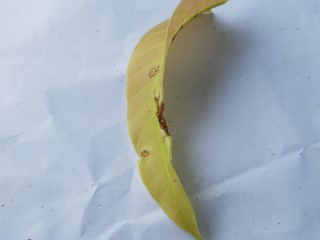
#> input picture src/data/MangoLeafBD_Without_Testset_Augmentation/Test/Anthracnose/20211008_125130 (Custom).jpg, 320 x 240 px; its folder holds only this picture in this run
$ jupyter execute --allow-errors mango-leaf-disease-detection-using-cnn.ipynb   (shell and % lines are left out)
#> lines starting #> are read from the running program, lines starting #| are printed output that depends on the picture
<h1 style="font-family:Verdana;"> <center>🍃 Mango Leaf Disease Detection Using Convolutional Neural Networks</center> </h1>
<p><center style="color:#159364; font-family:Helvetica; font-size:20px;">A Comprehensive Notebook Outlining a Transfer Learning approach for Mango Leaf Disease Classification</center></p>

---

<center></center>

# 👋Thanks for Visiting my Notebook
<div class="alert alert-block alert-info" style="font-size:20px; font-family:verdana; border-radius: 15px; background-color: #cce5ff; border-color: #b8daff;">
    📌 Feel free to fork or edit the notebook for your own convenience. If you liked the notebook, consider upvoting. It helps other people discover the notebook as well. Your support inspires me to produce more of these kernels.😊
</div>

# 🔬Overview
<div style="background-color:#fff1cc; padding: 20px;">
<p style="font-size:20px; font-family:verdana; line-height: 1.7em">Mango, known as the 'king of fruits', is one of the most popular, nutritionally rich fruits with unique flavor, fragrance, taste, and health-promoting qualities. While its luscious taste is loved globally, mango trees are often subjected to various diseases that can adversely affect fruit yield. Diseases like 'Anthracnose', 'Bacterial Canker', 'Die Back', and 'Powdery Mildew' are some of the common diseases that affect mango leaves.</p>

<p style="font-size:20px; font-family:verdana; line-height: 1.7em">Early detection of these diseases can aid in proper management and ensure high fruit yield. With advancements in technology, using Convolutional Neural Networks (CNN) to detect and classify these diseases in their early stages can be immensely helpful. This notebook attempts to harness the power of CNNs for mango leaf disease detection and classification.</p>

<p style="font-size:20px; font-family:verdana; line-height: 1.7em">In this analysis, we'll be focusing on detecting the following diseases based on mango leaf images: 'Anthracnose', 'Bacterial Canker', 'Die Back', 'Gall Midge', 'Healthy', 'Powdary Mildew', and 'Scooty Mould'.</p>
</div>

# ❗Author's Note:
<div style="background-color:#d4f1f4; padding: 20px;">
<p style="font-size:20px; font-family:verdana; line-height: 1.7em">Make sure to run the cells from top to bottom with a GPU accelerator. There are some linux commands present in some cells so this is important to take into account. Also, any suggestions, comments, and recommendations to improve the notebook will be highly appreciated. Cheers!</p>
</div>

<div style="background-color:#fff1cc; padding: 20px; border-radius: 15px; box-shadow: 0 2px 4px 0 rgba(0, 0, 0, 0.1);">
    <h3 style="font-size:24px; font-family:verdana; color:#6F4E37;"><b>🏗️Import Necessary Libraries</b></h3>
    <p style="font-size:20px; font-family:verdana; line-height: 1.7em; text-indent: 20px;">The code imports various data science libraries, including TensorFlow and scikit-learn, and defines a neural network model using the EfficientNet architecture. It also includes system libraries for handling file paths and metrics for evaluating model performance. Additionally, it sets up various callbacks and optimizers to optimize the training process.</p>
</div>

[cell 1]
# Import Data Science Libraries
import numpy as np
import pandas as pd
import matplotlib.pyplot as plt
import tensorflow as tf
from sklearn.model_selection import train_test_split

# Tensorflow Libraries
from tensorflow import keras
from tensorflow.keras import layers,models
from keras.preprocessing.image import ImageDataGenerator
from keras.layers import Dense, Dropout
from tensorflow.keras.callbacks import Callback, EarlyStopping,ModelCheckpoint, ReduceLROnPlateau
from tensorflow.keras.optimizers import Adam
from tensorflow.keras.applications import MobileNetV2
from tensorflow.keras import Model
from tensorflow.keras.layers.experimental import preprocessing

# System libraries
from pathlib import Path
import os.path
import random
from collections import Counter

# Visualization Libraries
import matplotlib.cm as cm
import cv2
import seaborn as sns
from cycler import cycler
import textwrap

sns.set_style('darkgrid')

# Metrics
from sklearn.metrics import classification_report, confusion_matrix
import itertools

<div style="background-color:#fff1cc; padding: 20px; border-radius: 15px; box-shadow: 0 2px 4px 0 rgba(0, 0, 0, 0.1);">
    <h3 style="font-size:24px; font-family:verdana; color:#6F4E37;"><b>📥Load and Transform Data</b></h3>
   <p style="font-size:20px; font-family:verdana; line-height: 1.7em">For this analysis, we will be utilizing the Nespresso Capsules Dataset, which comprises images of several types of coffee capsules, including: Shanghai Lungo, Paris Espresso, Napoli, Nicaragua, Colombia, Coconut Flavour Over Ice, Ethiopia, India, Indonesia, Istanbul Espresso, and Nocciola.</p>
</div>

[cell 2]
# Create helper functions

# Import series of helper functions for our notebook
from helper_functions import create_tensorboard_callback, plot_loss_curves, unzip_data, compare_historys, walk_through_dir, pred_and_plot


BATCH_SIZE = 32
TARGET_SIZE = (224, 224)
# Walk through each directory
dataset = "/kaggle/input/omdena-mango-leaf/MangoLeafBD_Without_Testset_Augmentation"
walk_through_dir(dataset);
#> (this line was passed over: helper_functions is not available in this run)

[cell 3]
# Seed Everything to reproduce results for future use cases
def seed_everything(seed=42):
    # Seed value for TensorFlow
#> called with seed = 42
    tf.random.set_seed(seed)
#> (this line was passed over: tensorflow is not available in this run)

    # Seed value for NumPy
    np.random.seed(seed)

    # Seed value for Python's random library
    random.seed(seed)

    # Force TensorFlow to use single thread
    # Multiple threads are a potential source of non-reproducible results.
    session_conf = tf.compat.v1.ConfigProto(
        intra_op_parallelism_threads=1,
        inter_op_parallelism_threads=1
    )

    # Make sure that TensorFlow uses a deterministic operation wherever possible
    tf.compat.v1.set_random_seed(seed)

    sess = tf.compat.v1.Session(graph=tf.compat.v1.get_default_graph(), config=session_conf)
    tf.compat.v1.keras.backend.set_session(sess)

seed_everything()
#> (the call stopped at in seed_everything, `session_conf = tf.compat.v1.ConfigProto( intra_op_parallelism_threads=..`: tensorflow is not available in this run)

<div style="background-color:#fff1cc; padding: 20px; border-radius: 15px; box-shadow: 0 2px 4px 0 rgba(0, 0, 0, 0.1);">
    <h3 style="font-size:24px; font-family:verdana; color:#6F4E37;"><b>📅Placing Data into a Dataframe</b></h3>
    <p style="font-size:20px; font-family:verdana; line-height: 1.7em; text-indent: 20px;">The first column <b>filepaths</b> contains the file path location of each individual images. The second column <b>labels</b>, on the other hand, contains the class label of the corresponding image from the file path</p>
</div>

[cell 4]
def create_image_dataframe(dataset_path: str) -> pd.DataFrame:
    image_dir = Path(dataset_path)

    # Get filepaths for various extensions
    filepaths = list(image_dir.glob(r'**/*.JPG')) + \
                list(image_dir.glob(r'**/*.jpg')) + \
                list(image_dir.glob(r'**/*.png')) + \
                list(image_dir.glob(r'**/*.PNG'))

    # Extract labels from filepaths
    labels = list(map(lambda x: os.path.split(os.path.split(x)[0])[1], filepaths))

    # Convert lists to Series
    filepaths_series = pd.Series(filepaths, name='Filepath').astype(str)
    labels_series = pd.Series(labels, name='Label')

    # Concatenate filepaths and labels into a DataFrame
    image_df = pd.concat([filepaths_series, labels_series], axis=1)

    return image_df

# Usage
test_dataset = "/kaggle/input/omdena-mango-leaf/MangoLeafBD_Without_Testset_Augmentation/Test"
train_dataset = "/kaggle/input/omdena-mango-leaf/MangoLeafBD_Without_Testset_Augmentation/Train"

test_df = create_image_dataframe(test_dataset)
train_df = create_image_dataframe(train_dataset)

[cell 5]
test_df

[cell 6]
plt.style.use('fivethirtyeight')

# Get the labels
label_counts = train_df['Label'].value_counts()[:]

# Create a cycler object using the desired colors
color_cycler = (cycler(color=["#3B240B"]))  # Darker coffee brown color

# Set the property cycle of the axes to the created cycler object
plt.rc('axes', prop_cycle=color_cycler)

# Other styling options
plt.rc("font", family="serif", size=18.)
plt.rc("savefig", dpi=200)
plt.rc("legend", loc="best", fontsize="medium", fancybox=True, framealpha=0.5)
plt.rc("lines", linewidth=2.5, markersize=10, markeredgewidth=2.5)

plt.figure(figsize=(30, 10), dpi=300)  # Increase figure size
bars = plt.bar(label_counts.index, label_counts.values, alpha=0.8)
plt.title('Distribution of Classes in the Dataset', fontsize=20, fontweight='bold')
plt.xlabel('Label', fontsize=16, fontweight='bold')
plt.ylabel('Count', fontsize=16, fontweight='bold')

# Wrap x-labels
wrapped_labels = ['\n'.join(textwrap.wrap(label, 10)) for label in label_counts.index]
plt.xticks(range(len(wrapped_labels)), wrapped_labels, fontsize=12, ha='center')  # Change alignment to 'center'

plt.yticks(fontsize=14)

# Adjust y limit to avoid overlapping
#> (the rest of this cell did not finish here and is left out)

# 🔭Visualizing images from the dataset

[cell 7]
# Set title size and figure background color
plt.rcParams['axes.titlesize'] = 'small'  # Adjust as needed
plt.rcParams['figure.facecolor'] = 'white'  # Set figure background color to white

# Display 16 pictures of the dataset with their labels
#> (the rest of this cell did not finish here and is left out)

<div style="background-color:#fff1cc; padding: 20px; border-radius: 15px; box-shadow: 0 2px 4px 0 rgba(0, 0, 0, 0.1);">
    <h3 style="font-size:24px; font-family:verdana; color:#6F4E37;"><b>🧮Computing Error Rate Analysis</b></h3>
    <p style="font-size:20px; font-family:verdana; line-height: 1.7em; text-indent: 20px;">The code below is used for error level analysis (ELA) of images in the context of a animals image classification task.</p>
    <p style="font-size:20px; font-family:verdana; line-height: 1.7em; text-indent: 20px;">The compute_ela_cv() function takes an image path and a quality parameter, compresses the image using JPEG compression at the given quality, and computes the absolute difference between the compressed and original images. The difference is multiplied by a scale factor and returned as an ELA image.</p>
    <p style="font-size:20px; font-family:verdana; line-height: 1.7em; text-indent: 20px;">The convert_to_ela_image() function takes an image path and a quality parameter, compresses the image using JPEG compression at the given quality, computes the absolute difference between the compressed and original images, and returns an ELA image. The ELA image is computed using the difference in pixel values between the original and compressed images, and is normalized to enhance the differences.</p>
    <p style="font-size:20px; font-family:verdana; line-height: 1.7em; text-indent: 20px;">The random_sample() function takes a directory path and an optional file extension, and returns a random file path from that directory with the specified extension (if provided).</p>
    <p style="font-size:20px; font-family:verdana; line-height: 1.7em; text-indent: 20px;">Finally, the code generates a set of ELA images using the compute_ela_cv() function for a randomly selected image from the test dataset of animals images. The ELA images are generated with decreasing quality levels, resulting in increasing levels of compression and thus increasing levels of error. The resulting images are plotted using matplotlib.</p>
    <p style="font-size:20px; font-family:verdana; line-height: 1.7em; text-indent: 20px;">Overall, this code provides a way to visually analyze the effect of different levels of JPEG compression on animals images, and may be used to identify optimal quality levels for image compression in the context of a animals image classification task.</p>
</div>

[cell 8]
def compute_ela_cv(path, quality):
    temp_filename = 'temp_file_name.jpeg'
    SCALE = 15
    orig_img = cv2.imread(path)
    orig_img = cv2.cvtColor(orig_img, cv2.COLOR_BGR2RGB)

    cv2.imwrite(temp_filename, orig_img, [cv2.IMWRITE_JPEG_QUALITY, quality])

    # read compressed image
    compressed_img = cv2.imread(temp_filename)

    # get absolute difference between img1 and img2 and multiply by scale
    diff = SCALE * cv2.absdiff(orig_img, compressed_img)
    return diff


def convert_to_ela_image(path, quality):
    temp_filename = 'temp_file_name.jpeg'
    ela_filename = 'temp_ela.png'
    image = Image.open(path).convert('RGB')
    image.save(temp_filename, 'JPEG', quality = quality)
    temp_image = Image.open(temp_filename)

    ela_image = ImageChops.difference(image, temp_image)

    extrema = ela_image.getextrema()
    max_diff = max([ex[1] for ex in extrema])
    if max_diff == 0:
        max_diff = 1

    scale = 255.0 / max_diff
    ela_image = ImageEnhance.Brightness(ela_image).enhance(scale)

    return ela_image


def random_sample(path, extension=None):
    if extension:
        items = Path(path).glob(f'*.{extension}')
    else:
        items = Path(path).glob(f'*')

    items = list(items)

    p = random.choice(items)
    return p.as_posix()

[cell 9]
# View random sample from the dataset
p = random_sample('/kaggle/input/omdena-mango-leaf/MangoLeafBD_Without_Testset_Augmentation/Train/Anthracnose')
orig = cv2.imread(p)
#> orig is the input picture: shape (240, 320, 3); mean B, G, R 180.2, 173, 162.6
orig = cv2.cvtColor(orig, cv2.COLOR_BGR2RGB) / 255.0
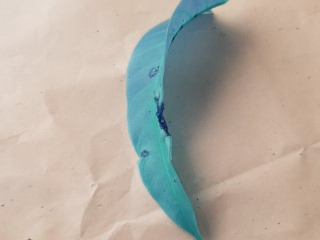
#> orig: shape (240, 320, 3) float64; mean B, G, R 0.638, 0.678, 0.707
init_val = 100
columns = 3
rows = 3

fig=plt.figure(figsize=(15, 10))
fig.suptitle('Error Level Analysis', fontsize=20)  # Add super title
for i in range(1, columns*rows +1):
    quality=init_val - (i-1) * 8
    img = compute_ela_cv(path=p, quality=quality)
#> in compute_ela_cv, `diff = SCALE * cv2.absdiff(orig_img, compressed_img)`:
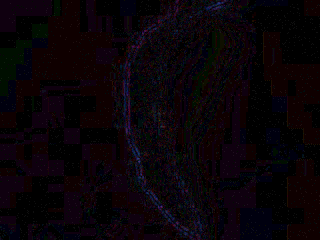
#> diff: shape (240, 320, 3); mean R, G, B 9.4, 3, 7.4
    if i == 1:
        img = orig.copy()
    ax = fig.add_subplot(rows, columns, i)
    ax.title.set_text(f'q: {quality}')
    plt.imshow(img)
    ax.set_xticks([])  # Remove x-ticks
    ax.set_yticks([])  # Remove y-ticks
plt.show()
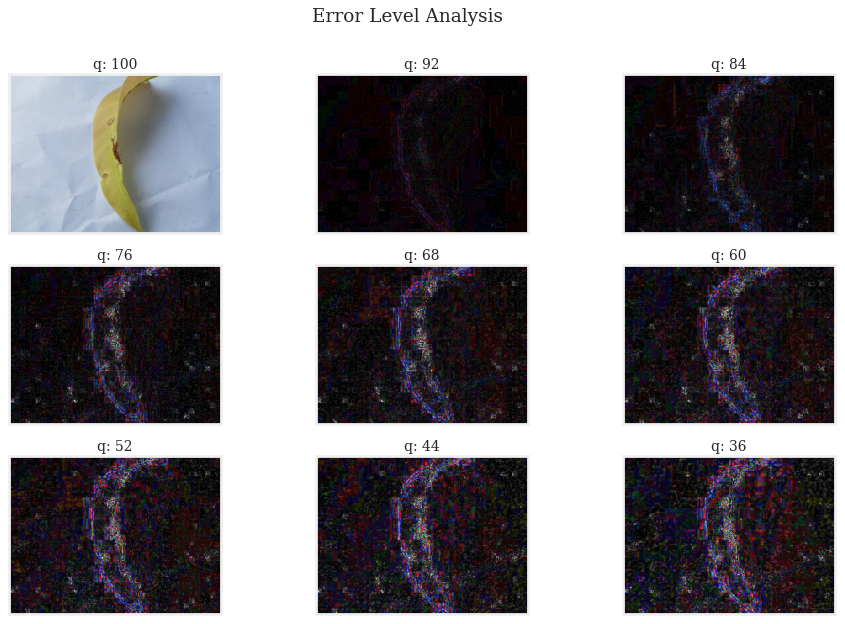
#> figure drawn by matplotlib, 9 panels; B, G, R data is drawn as R, G, B
